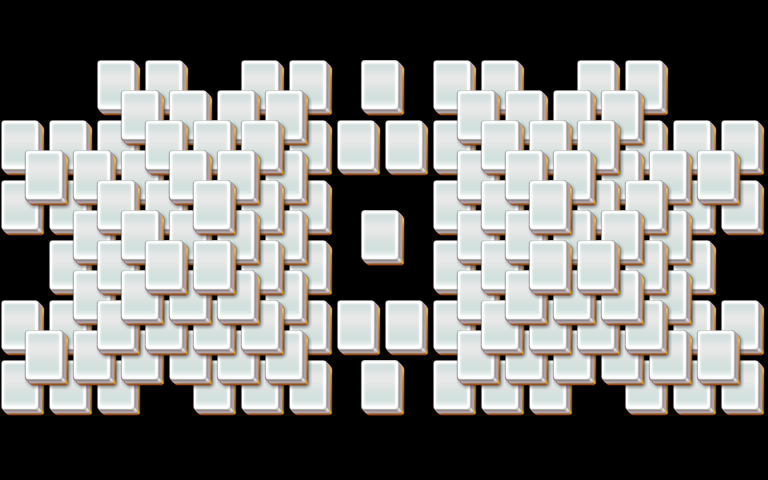

A 2D game scene composited from a Tiled map and its tileset images. What follows is a short description and the map's XML, with each tile layer's data collapsed to a summary:
An orthogonal 32x16 tile map with 24x30 px tiles, 5 tile layers (layer1, layer2, layer3, layer4, ...).

<map version="1.0" orientation="orthogonal" width="32" height="16" tilewidth="24" tileheight="30">
 <properties>
  <property name="species" value="15" />
 </properties>
 <tileset firstgid="1" name="mahjong" tilewidth="48" tileheight="60">
  <image source="mahjong.png" />
 </tileset>
 <layer name="layer1" width="32" height="16">
  <data>[512 cells, 81 non-empty, 1 distinct tile ids]</data>
 </layer>
 <layer name="layer2" width="32" height="16">
  <data>[512 cells, 55 non-empty, 1 distinct tile ids]</data>
 </layer>
 <layer name="layer3" width="32" height="16">
  <data>[512 cells, 32 non-empty, 1 distinct tile ids]</data>
 </layer>
 <layer name="layer4" width="32" height="16">
  <data>[512 cells, 16 non-empty, 1 distinct tile ids]</data>
 </layer>
 <layer name="layer5" width="32" height="16">
  <data>[512 cells, 6 non-empty, 1 distinct tile ids]</data>
 </layer>
</map>
